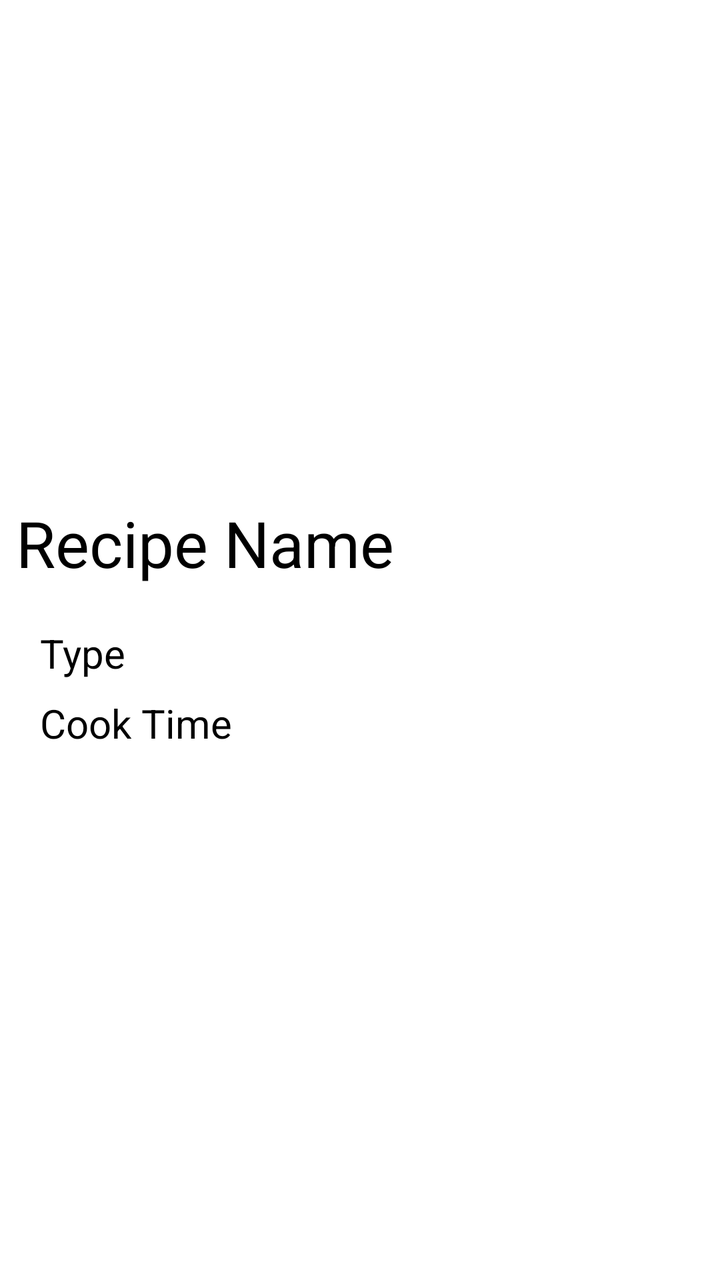
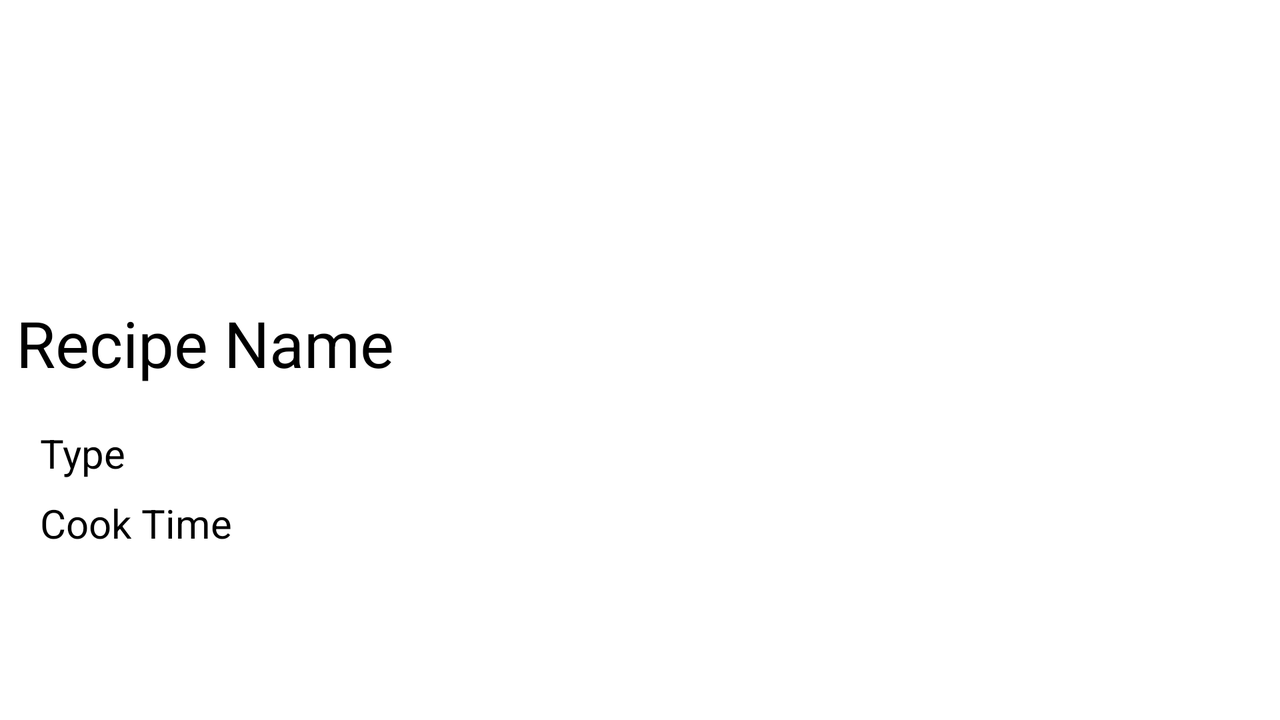

First picture: res/layout/ on a phone held upright. Second picture: the repository's own variant of that layout, on a device whose configuration matches the variant's folder. Source for both follows.
<!-- AndroidManifest.xml: application theme Theme.MyRecipe -->
<!-- res/layout/fragment_recipe_overview.xml -->
<?xml version="1.0" encoding="utf-8"?>
<androidx.core.widget.NestedScrollView
    xmlns:android="http://schemas.android.com/apk/res/android"
    xmlns:app="http://schemas.android.com/apk/res-auto"
    xmlns:tools="http://schemas.android.com/tools"
    android:id="@+id/scrollView_overview"
    android:fillViewport="true"
    android:layout_width="match_parent"
    android:layout_height="match_parent"
    >

    <androidx.constraintlayout.widget.ConstraintLayout

        android:layout_width="match_parent"
        android:layout_height="wrap_content"
        tools:context=".controller.SingleRecipeDisplay.RecipeFragment">


        <ImageView
            android:id="@+id/leftArrow_changePicture"
            android:layout_width="48dp"
            android:layout_height="48dp"
            android:forceHasOverlappingRendering="true"
            android:src="@drawable/left_arrow"
            android:translationZ="90dp"
            app:layout_constraintBottom_toBottomOf="@+id/fragment_recipe_viewFlipper"
            app:layout_constraintStart_toStartOf="parent"
            app:layout_constraintTop_toTopOf="parent" />

        <ImageView
            android:id="@+id/rightArrow_changePicture"
            android:layout_width="48dp"
            android:layout_height="48dp"
            android:forceHasOverlappingRendering="true"
            android:src="@drawable/right_arrow"
            android:translationZ="90dp"

            app:layout_constraintBottom_toBottomOf="@+id/fragment_recipe_viewFlipper"
            app:layout_constraintEnd_toEndOf="parent"
            app:layout_constraintTop_toTopOf="parent" />

        <ViewFlipper
            android:id="@+id/fragment_recipe_viewFlipper"
            android:layout_width="match_parent"
            android:layout_height="250dp"
            app:layout_constraintEnd_toEndOf="parent"
            app:layout_constraintStart_toStartOf="parent"
            app:layout_constraintTop_toTopOf="parent" />

        <TextView
            android:id="@+id/recipe_name_textview"
            android:layout_width="wrap_content"
            android:layout_height="wrap_content"
            android:layout_marginLeft="8dp"
            android:text="Recipe Name"
            android:textSize="32sp"
            app:layout_constraintEnd_toEndOf="parent"
            app:layout_constraintHorizontal_bias="0"
            app:layout_constraintStart_toStartOf="parent"
            app:layout_constraintTop_toBottomOf="@+id/fragment_recipe_viewFlipper" />

        <LinearLayout
            android:layout_width="match_parent"
            android:layout_height="wrap_content"
            android:orientation="vertical"
            android:layout_margin="16dp"
            android:isScrollContainer="true"
            app:layout_constraintVertical_bias="0"
            app:layout_constraintBottom_toBottomOf="parent"
            app:layout_constraintEnd_toEndOf="parent"
            app:layout_constraintStart_toStartOf="parent"
            app:layout_constraintTop_toBottomOf="@+id/recipe_name_textview">

            <LinearLayout
                android:layout_width="match_parent"
                android:layout_height="wrap_content"
                android:layout_margin="4dp"
                android:orientation="horizontal"
                >
                <TextView
                    android:layout_width="0dp"
                    android:layout_height="wrap_content"
                    android:textSize="20sp"
                    android:layout_weight="1"
                    android:text="@string/type_of_food"
                    />

                <TextView
                    android:layout_width="0dp"
                    android:layout_height="wrap_content"
                    android:id="@+id/type_of_food"
                    android:layout_weight="1"
                    android:textSize="20sp"/>

            </LinearLayout>

            <LinearLayout
                android:layout_width="match_parent"
                android:layout_height="wrap_content"
                android:layout_margin="4dp"
                android:orientation="horizontal"
                >
                <TextView
                    android:layout_width="0dp"
                    android:layout_height="wrap_content"
                    android:textSize="20sp"
                    android:layout_weight="1"
                    android:text="@string/cook_time"
                    />

                <TextView
                    android:layout_width="0dp"
                    android:layout_height="wrap_content"
                    android:id="@+id/prep_time"
                    android:layout_weight="1"
                    android:textSize="20sp"/>
            </LinearLayout>

            <androidx.core.widget.NestedScrollView
                android:layout_width="match_parent"
                android:layout_height="100dp"
                android:id="@+id/inner_scrollView_TextDescription"
                android:fillViewport="true"
                >
                <TextView
                    android:id="@+id/single_food_description"
                    android:layout_width="wrap_content"
                    android:layout_height="wrap_content"
                    android:textAlignment="textStart"
                    android:ems="15"
                    android:maxLines="20"
                    android:layout_margin="8dp"
                    />

            </androidx.core.widget.NestedScrollView>


        </LinearLayout>

    </androidx.constraintlayout.widget.ConstraintLayout>
</androidx.core.widget.NestedScrollView>
<!-- resources referenced by this layout -->
<resources>
  <string name="cook_time">Cook Time</string>
  <string name="type_of_food">Type</string>
  <style name="Theme.MyRecipe" parent="Theme.MaterialComponents.DayNight.DarkActionBar">
          
          <item name="colorPrimary">@color/purple_500</item>
          <item name="colorPrimaryVariant">@color/purple_700</item>
          <item name="colorOnPrimary">@color/white</item>
          
          <item name="colorSecondary">@color/teal_200</item>
          <item name="colorSecondaryVariant">@color/teal_700</item>
          <item name="colorOnSecondary">@color/black</item>
          
          <item name="android:statusBarColor" tools:targetApi="l">?attr/colorPrimaryVariant</item>
          
          <item name="android:textViewStyle">@style/regular_text</item>
      </style>
  <style name="regular_text" parent="Widget.AppCompat.TextView">
          <item name="android:textColor">@color/black</item>
          <item name="android:textSize">16sp</item>
      </style>
</resources>
<!-- res/layout-land/fragment_recipe_overview.xml (the repository's variant of the layout above) -->
<!-- drawn on the phone turned sideways -->
<?xml version="1.0" encoding="utf-8"?>
<androidx.core.widget.NestedScrollView
    xmlns:android="http://schemas.android.com/apk/res/android"
    xmlns:app="http://schemas.android.com/apk/res-auto"
    xmlns:tools="http://schemas.android.com/tools"
    android:id="@+id/scrollView_overview"
    android:fillViewport="true"
    android:layout_width="match_parent"
    android:layout_height="match_parent"
    >

    <androidx.constraintlayout.widget.ConstraintLayout

        android:layout_width="match_parent"
        android:layout_height="wrap_content"
        tools:context=".controller.SingleRecipeDisplay.RecipeFragment">

        <ViewFlipper
            android:id="@+id/fragment_recipe_viewFlipper"
            android:layout_width="match_parent"
            android:layout_height="150dp"
            app:layout_constraintEnd_toEndOf="parent"
            app:layout_constraintStart_toStartOf="parent"
            app:layout_constraintTop_toTopOf="parent" />

        <TextView
            android:id="@+id/recipe_name_textview"
            android:layout_width="wrap_content"
            android:layout_height="wrap_content"
            android:layout_marginLeft="8dp"
            android:text="Recipe Name"
            android:textSize="32sp"
            app:layout_constraintEnd_toEndOf="parent"
            app:layout_constraintHorizontal_bias="0"
            app:layout_constraintStart_toStartOf="parent"
            app:layout_constraintTop_toBottomOf="@+id/fragment_recipe_viewFlipper" />

        <LinearLayout
            android:layout_width="match_parent"
            android:layout_height="wrap_content"
            android:orientation="vertical"
            android:layout_margin="16dp"
            app:layout_constraintVertical_bias="0"
            app:layout_constraintBottom_toBottomOf="parent"
            app:layout_constraintEnd_toEndOf="parent"
            app:layout_constraintStart_toStartOf="parent"
            app:layout_constraintTop_toBottomOf="@+id/recipe_name_textview">

            <LinearLayout
                android:layout_width="match_parent"
                android:layout_height="wrap_content"
                android:layout_margin="4dp"
                android:orientation="horizontal"
                >
                <TextView
                    android:layout_width="0dp"
                    android:layout_height="wrap_content"
                    android:textSize="20sp"
                    android:layout_weight="1"
                    android:text="@string/type_of_food"
                    />

                <TextView
                    android:layout_width="0dp"
                    android:layout_height="wrap_content"
                    android:id="@+id/type_of_food"
                    android:layout_weight="1"
                    android:textSize="20sp"/>

            </LinearLayout>

            <LinearLayout
                android:layout_width="match_parent"
                android:layout_height="wrap_content"
                android:layout_margin="4dp"
                android:orientation="horizontal"
                >
                <TextView
                    android:layout_width="0dp"
                    android:layout_height="wrap_content"
                    android:textSize="20sp"
                    android:layout_weight="1"
                    android:text="@string/cook_time"
                    />

                <TextView
                    android:layout_width="0dp"
                    android:layout_height="wrap_content"
                    android:id="@+id/prep_time"
                    android:layout_weight="1"
                    android:textSize="20sp"/>
            </LinearLayout>

            <androidx.core.widget.NestedScrollView
                android:layout_width="match_parent"
                android:layout_height="wrap_content"
                android:id="@+id/inner_scrollView_TextDescription"
                >
                <TextView
                    android:id="@+id/single_food_description"
                    android:layout_width="wrap_content"
                    android:layout_height="wrap_content"
                    android:textAlignment="textStart"
                    android:ems="35"
                    android:maxLines="20"
                    android:layout_margin="8dp"
                    android:scrollbars="vertical" />

            </androidx.core.widget.NestedScrollView>


        </LinearLayout>

    </androidx.constraintlayout.widget.ConstraintLayout>
</androidx.core.widget.NestedScrollView>
